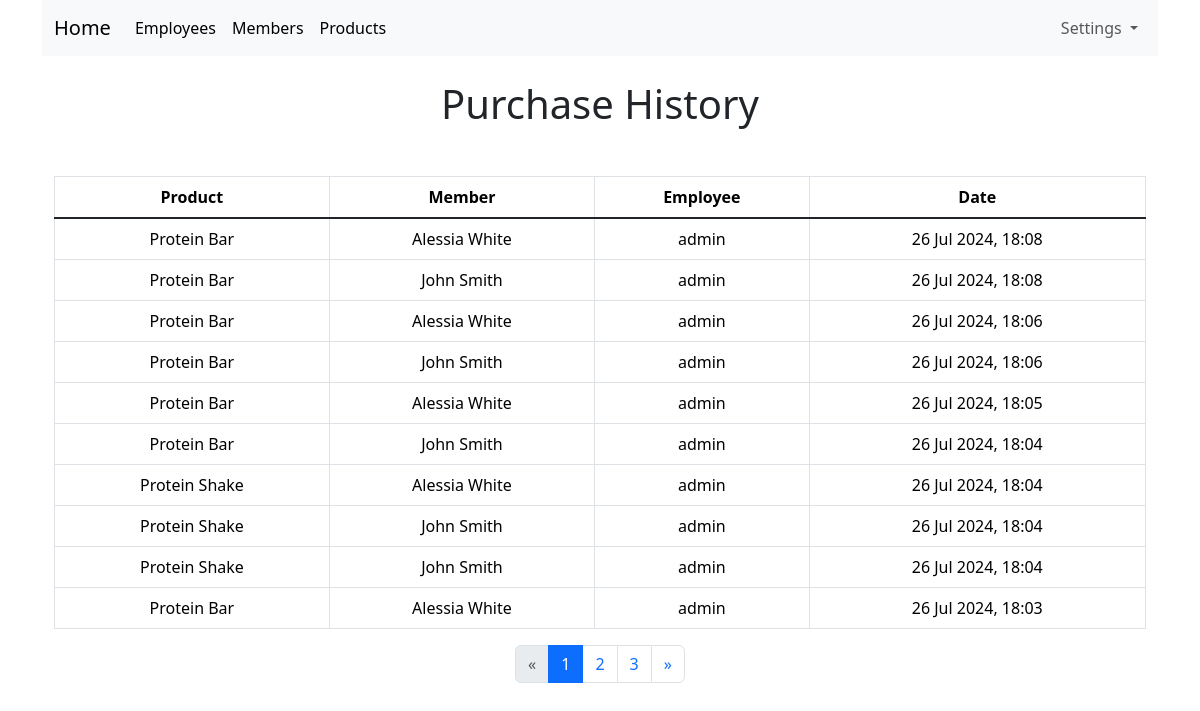
The page /purchase-history.php (signed in) on the database as committed earlier.
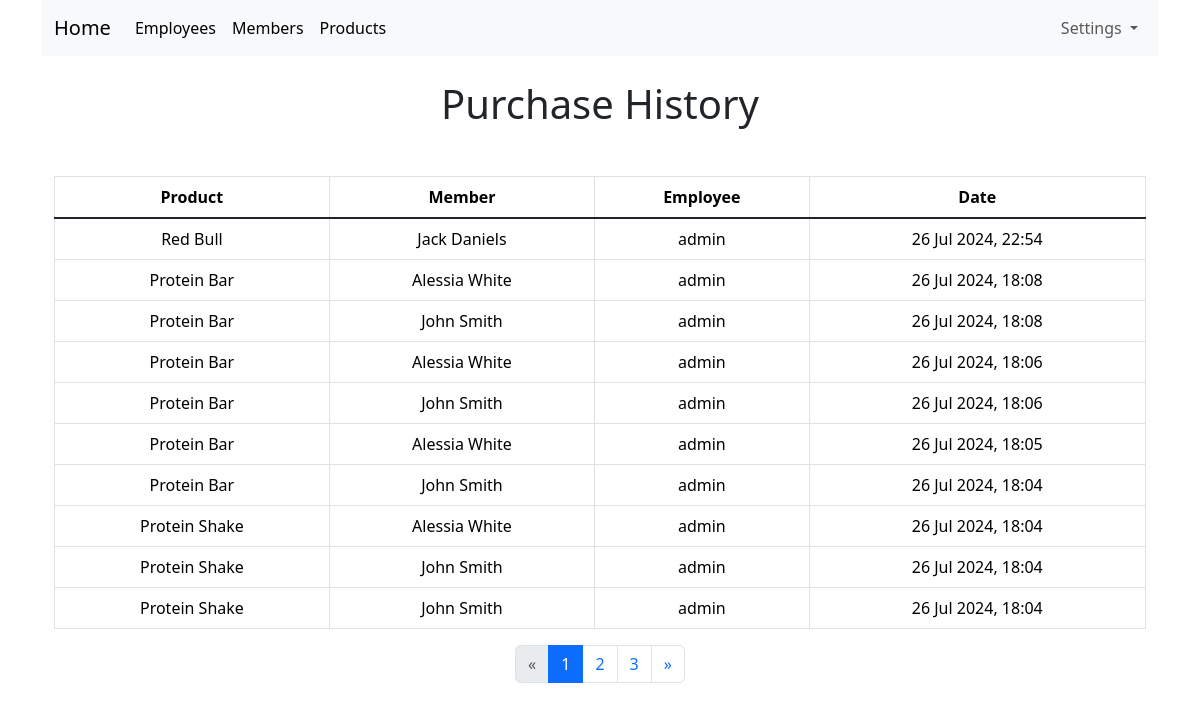
The same page on the database as committed later.
### tables this page shows
CREATE TABLE purchase (
	id INTEGER PRIMARY KEY AUTOINCREMENT NOT NULL,
	product_id INTEGER NOT NULL,
	member_id INTEGER NOT NULL,
	employee_id INTEGER NOT NULL,
	purchase_date VARCHAR NOT NULL,
	FOREIGN KEY (product_id) REFERENCES product(id),
	FOREIGN KEY (member_id) REFERENCES member(id),
	FOREIGN KEY (employee_id) REFERENCES employee(id)
);

CREATE TABLE product (
	id INTEGER PRIMARY KEY AUTOINCREMENT NOT NULL,
	name VARCHAR NOT NULL,
	price INTEGER NOT NULL,
	created_at VARCHAR NOT NULL
);

CREATE TABLE member (
	id INTEGER PRIMARY KEY AUTOINCREMENT NOT NULL,
	first_name VARCHAR NOT NULL,
	last_name VARCHAR NOT NULL,
	birthday VARCHAR NOT NULL,
	created_at VARCHAR NOT NULL
);

CREATE TABLE employee(
	id INTEGER PRIMARY KEY AUTOINCREMENT NOT NULL,
	username VARCHAR NOT NULL UNIQUE,
	password VARCHAR NOT NULL,
	created_at VARCHAR NOT NULL,
	is_admin BOOLEAN NOT NULL
);

### lib/common.php (called while the page is built, shortened)
<?php
function htmlEscape($html)
{
	return htmlspecialchars($html, ENT_HTML5, "UTF-8");
}
function convertSqlDatetime($sqlDate)
{
	$date = DateTime::createFromFormat("Y-m-d H:i:s", $sqlDate);
	return $date->format("d M Y, H:i");
}
function isLoggedIn()
{
	return isset($_SESSION["logged_in_username"]);
}
?>

### lib/purchases.php (called while the page is built)
<?php
function getProductName(PDO $pdo, $id)
{
	$sql = "SELECT name FROM product WHERE id = :id";
	$stmt = $pdo->prepare($sql);
	$stmt->execute(array("id" => $id, ));
	$result = $stmt->fetchAll(PDO::FETCH_ASSOC);
	return $result[0]["name"];
}
function getMemberName(PDO $pdo, $id)
{
	$sql = "SELECT first_name, last_name FROM member WHERE id = :id";
	$stmt = $pdo->prepare($sql);
	$stmt->execute(array("id" => $id, ));
	$result = $stmt->fetchAll(PDO::FETCH_ASSOC);
	return $result[0]["first_name"] . " " . $result[0]["last_name"];
}
function getEmployeeUsername(PDO $pdo, $id)
{
	$sql = "SELECT username FROM employee WHERE id = :id";
	$stmt = $pdo->prepare($sql);
	$stmt->execute(array("id" => $id, ));
	$result = $stmt->fetchAll(PDO::FETCH_ASSOC);
	return $result[0]["username"];
}
function purchaseCount(PDO $pdo)
{
	$stmt = $pdo->prepare("SELECT COUNT(*) FROM purchase");
	$stmt->execute();
	$count = $stmt->fetchColumn();
	return $count;
}
function getPurchases(PDO $pdo, $page, $resultsPerPage)
{
	$start = ($page - 1) * $resultsPerPage;
	$stmt = $pdo->query("SELECT product_id, member_id, employee_id, purchase_date FROM purchase ORDER BY purchase_date DESC LIMIT $start, $resultsPerPage");
	$stmt->execute();
	$result = $stmt->fetchAll(PDO::FETCH_ASSOC);
	return $result;
}
?>

### purchase-history.php (the view, shortened to what this page needs)
<?php
require_once "lib/common.php";
require_once "lib/purchases.php";
$pdo = getPDO();
$count = purchaseCount($pdo);
$page = isset($_GET["page"]) && is_numeric($_GET["page"]) ? $_GET["page"] : 1;
$resultsPerPage = 10;
$purchases = getPurchases($pdo, $page, $resultsPerPage);
?>
<!DOCTYPE html>
<html lang="en">
	<head>
		<?php require "templates/header.php" ?>
	</head>
	<body>
		<div class="container text-center">
			<?php require "templates/navbar.php" ?>
			<h1 class="mt-4 mb-4 display-6">Purchase History</h1>
			<div class="container mt-5">
				<div class="table-responsive">
					<table class="table table-hover table-bordered align-middle" id="purchase-list">
						<thead>
							<tr>
								<th>Product</th>
								<th>Member</th>
								<th>Employee</th>
								<th>Date</th>
							</tr>
						</thead>
						<tbody class="table-group-divider">
							<?php foreach ($purchases as $purchase): ?>
								<tr>
									<td><?php echo htmlEscape(getProductName($pdo, $purchase["product_id"])) ?></td>
									<td><?php echo htmlEscape(getMemberName($pdo, $purchase["member_id"])) ?></td>
									<td><?php echo htmlEscape(getEmployeeUsername($pdo, $purchase["employee_id"])) ?></td>
									<td><?php echo convertSqlDatetime($purchase["purchase_date"]) ?></td>
								</tr>
							<?php endforeach ?>
						</tbody>
					</table>
					<div class="container d-flex">
						<nav class="col" aria-label="Page navigation">
							<ul class="pagination mx-auto justify-content-center">
								<?php if ($page - 1 <= 0): ?>
									<li class="page-item"><a class="page-link disabled">&laquo</a></li>
								<?php else: ?>
									<li class="page-item"><a class="page-link" href="purchase-history.php?page=<?php echo ($page - 1) ?>">&laquo</a></li>
								<?php endif ?>
								<li class="page-item"><a class="page-link active"><?php echo $page ?></a></li>
								<?php if ( $resultsPerPage * $page < $count): ?>
									<li class="page-item"><a class="page-link" href="purchase-history.php?page=<?php echo ($page + 1) ?>"><?php echo ($page + 1); ?></a></li>
								<?php endif ?>
								<?php if ($resultsPerPage * $page + $page + 1 < $count): ?>
									<li class="page-item"><a class="page-link" href="purchase-history.php?page=<?php echo ($page + 2) ?>"><?php echo ($page + 2); ?></a></li>
								<?php endif ?>
								<?php if ($page * $resultsPerPage >= $count): ?>
									<li class="page-item"><a class="page-link disabled">&raquo</a></li>
								<?php else: ?>
									<li class="page-item"><a class="page-link" href="purchase-history.php?page=<?php echo ($page + 1) ?>">&raquo</a></li>
								<?php endif ?>
							</ul>
						</nav>
					</div>
				</div>
			</div>
		</div>
	</body>
</html>

### templates/header.php (shortened to what this page needs)
<link rel="stylesheet" type="text/css" href="assets/main.css">
<link href="https://cdn.jsdelivr.net/npm/bootstrap@5.3.3/dist/css/bootstrap.min.css" rel="stylesheet">

### templates/navbar.php (shortened to what this page needs)
<nav class="navbar navbar-expand-lg bg-body-tertiary">
	<div class="container-fluid">
		<a class="navbar-brand" href="index.php">Home</a>
		<div class="collapse navbar-collapse" id="navbarSupportedContent">
			<ul class="navbar-nav me-auto mb-2 mb-lg-0">
				<?php if (isLoggedIn()): ?>
					<li class="nav-item">
						 <a class="nav-link active" aria-current="page" href="employees.php">Employees</a>
					</li>
					<li class="nav-item">
						 <a class="nav-link active" aria-current="page" href="members.php">Members</a>
					</li>
					<li class="nav-item">
						 <a class="nav-link active" aria-current="page" href="products.php">Products</a>
					</li>
				<?php endif ?>
			</ul>
			<ul class="navbar-nav ms-auto mb-2 mb-lg-0">
				<li class="nav-item dropdown">
					<a class="nav-link dropdown-toggle" href="#" role="button" data-bs-toggle="dropdown" aria-expanded="false">
						Settings
					</a>
				</li>
			</ul>
		</div>
	</div>
</nav>

### assets/main.css (style rules this page uses)
nav { display: flex; justify-content: space-between; }

Rows that differ between the two databases and show on the page:
no longer on this page (row unchanged): purchase: product.name "Protein Bar", member.last_name "Alessia White", employee.username "admin", purchase_date "26 Jul 2024, 18:03"
added purchase: product.name "Red Bull", member.last_name "Jack Daniels", employee.username "admin", purchase_date "26 Jul 2024, 22:54"
